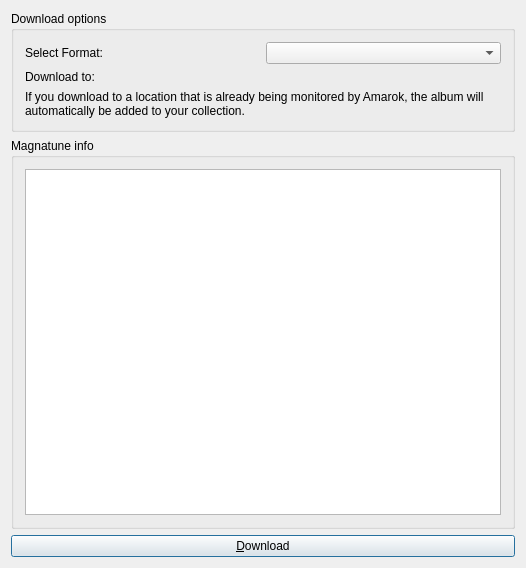
<?xml version="1.0" encoding="UTF-8"?>
<ui version="4.0">
 <class>groovesharkDownloadDialogBase</class>
 <widget class="QDialog" name="groovesharkDownloadDialogBase">
  <property name="geometry">
   <rect>
    <x>0</x>
    <y>0</y>
    <width>526</width>
    <height>568</height>
   </rect>
  </property>
  <property name="windowTitle">
   <string>Magnatune.com Album Download</string>
  </property>
  <layout class="QGridLayout" name="gridLayout_3">
   <item row="0" column="0">
    <widget class="QGroupBox" name="groupBox1">
     <property name="title">
      <string>Download options</string>
     </property>
     <layout class="QGridLayout" name="gridLayout">
      <item row="0" column="0">
       <widget class="QLabel" name="textLabel1">
        <property name="text">
         <string>Select Format:</string>
        </property>
        <property name="wordWrap">
         <bool>false</bool>
        </property>
       </widget>
      </item>
      <item row="0" column="1">
       <widget class="QComboBox" name="formatComboBox"/>
      </item>
      <item row="1" column="0">
       <widget class="QLabel" name="textLabel2">
        <property name="text">
         <string>Download to:</string>
        </property>
        <property name="wordWrap">
         <bool>false</bool>
        </property>
       </widget>
      </item>
      <item row="1" column="1">
       <widget class="KUrlRequester" name="downloadTargetURLRequester"/>
      </item>
      <item row="2" column="0" colspan="2">
       <widget class="QLabel" name="textLabel1_2">
        <property name="text">
         <string>If you download to a location that is already being monitored by Amarok, the album will automatically be added to your collection.</string>
        </property>
        <property name="alignment">
         <set>Qt::AlignVCenter</set>
        </property>
        <property name="wordWrap">
         <bool>true</bool>
        </property>
       </widget>
      </item>
     </layout>
    </widget>
   </item>
   <item row="1" column="0">
    <widget class="QGroupBox" name="groupBox2">
     <property name="title">
      <string>Magnatune info</string>
     </property>
     <layout class="QGridLayout" name="gridLayout_2">
      <item row="0" column="0">
       <widget class="QTextEdit" name="infoEdit">
        <property name="acceptDrops">
         <bool>false</bool>
        </property>
       </widget>
      </item>
     </layout>
    </widget>
   </item>
   <item row="2" column="0">
    <widget class="QPushButton" name="downloadButton">
     <property name="text">
      <string>&amp;Download</string>
     </property>
    </widget>
   </item>
  </layout>
 </widget>
 <layoutdefault spacing="6" margin="11"/>
 <customwidgets>
  <customwidget>
   <class>KUrlRequester</class>
   <extends>QFrame</extends>
   <header>kurlrequester.h</header>
   <container>1</container>
  </customwidget>
 </customwidgets>
 <resources/>
 <connections>
  <connection>
   <sender>downloadButton</sender>
   <signal>clicked()</signal>
   <receiver>groovesharkDownloadDialogBase</receiver>
   <slot>downloadButtonClicked()</slot>
   <hints>
    <hint type="sourcelabel">
     <x>262</x>
     <y>547</y>
    </hint>
    <hint type="destinationlabel">
     <x>262</x>
     <y>283</y>
    </hint>
   </hints>
  </connection>
 </connections>
</ui>
